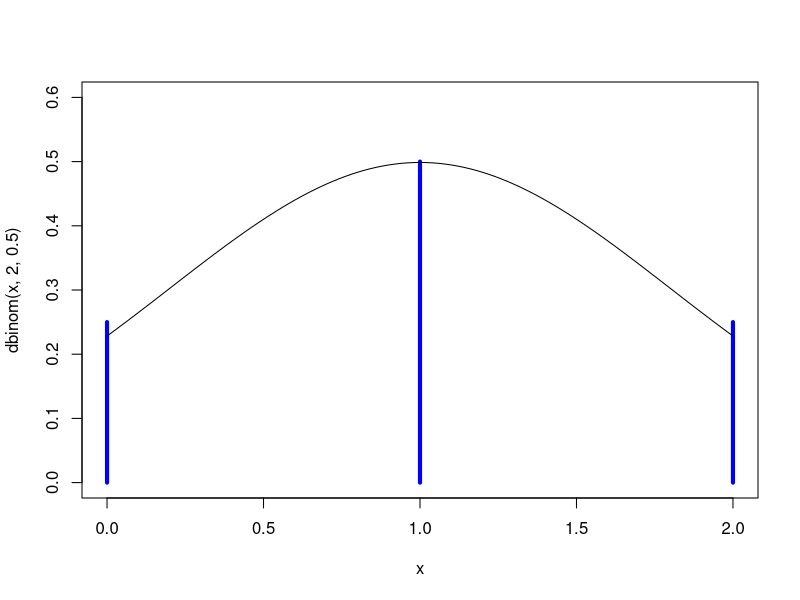
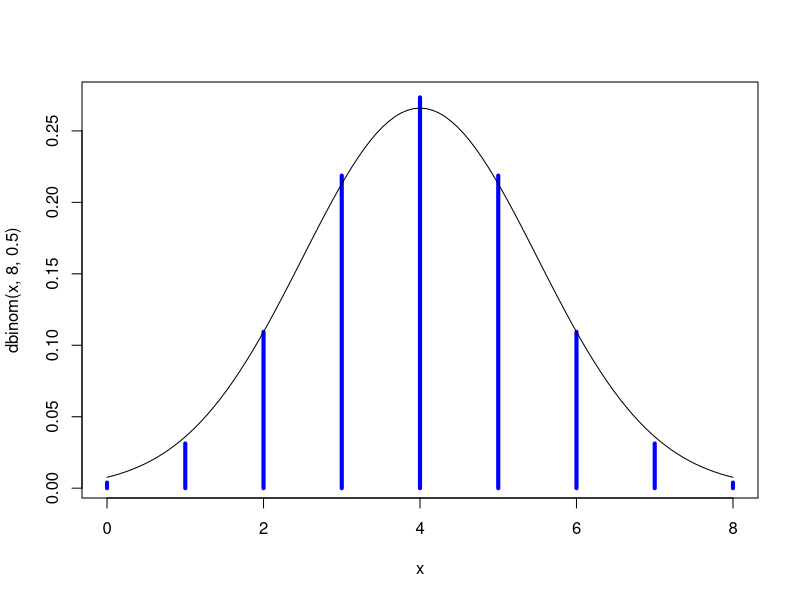
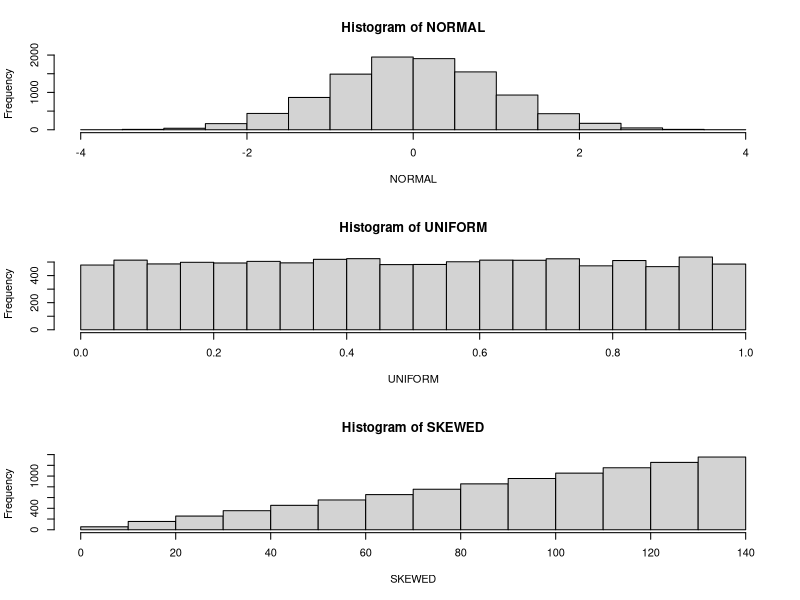
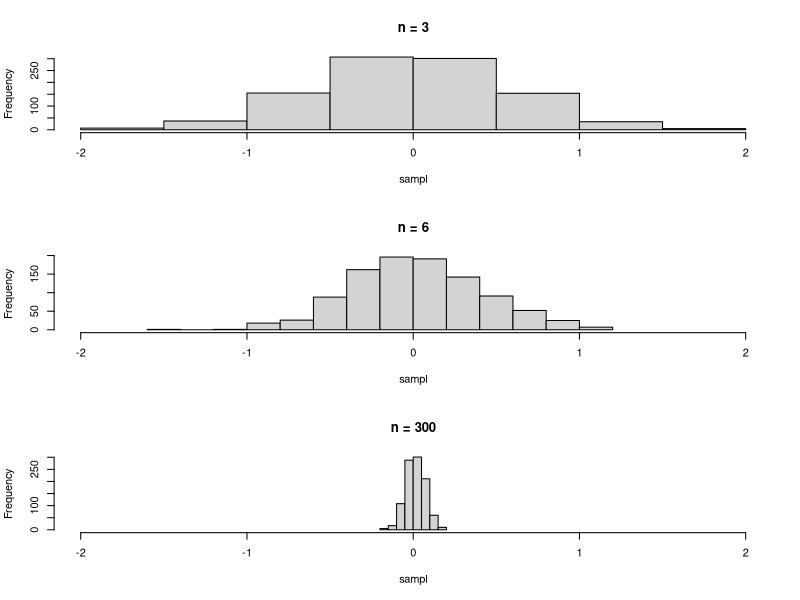

Source code (R) for these figures, in order:
x <- 0:2
plot(x, dbinom(x, 2, 0.5), type = "h", col = "blue", lwd=4, ylim= c(0,0.6)) 
curve(dnorm(x, 1, 0.8), add=T)


## showing probabilities of possible outcomes when tossing a fair coin 
## eight times
x <- 0:8
plot(x, dbinom(x, 8, 0.5), type = "h", col = "blue", lwd=4) 
curve(dnorm(x, 4, 1.5), add=T)

## Create three different distributions and draw histograms of them using the code below:
        
set.seed(400)
NORMAL <- rnorm(10000)
UNIFORM <- runif(10000)
SKEWED <- rep(1:140, 1:140)
opar <- par() #Save original par settings. Read ?par() if you like
par(mfrow= c(3,1)) #Ask for three columns and one row in the graph
hist(NORMAL)
hist(UNIFORM)
hist(SKEWED)
par(opar) #Reset the graph parameters
#Reset can also be achieved by closing the Graphics window

## Calculate the mean and the median of NORMAL, UNIFORM and SKEWED

## The code draws 1000 samples of sizes n=3, n=6 and n=300 from NORMAL. 
## It draws revealing histograms, and calculates means and standard deviations 
## of the sampling distributions.

par(mfrow= c(3,1)) #Ask for three columns and one row in the graph
sampl <- vector() #Create an empty vector
for(i in 1:1000) #Start a loop with 1000 rounds
        sampl <- c(sampl, mean(sample(NORMAL, 3, replace=T)))
#fill sampl with sampl, and the mean of three random items from NORMAL
mean(sampl) 
sd(sampl)
hist(sampl, xlim = c(-2, 2), main = " n = 3 " )
sampl <- vector()
for(i in 1:1000)
        sampl <- c(sampl, mean(sample(NORMAL, 6, replace=T)))
mean(sampl)
sd(sampl)
hist(sampl, xlim = c(-2, 2), main = " n = 6 " )
sampl <- vector()
for(i in 1:1000)
        sampl <- c(sampl, mean(sample(NORMAL, 300, replace=T)))
mean(sampl)
sd(sampl)
hist(sampl, xlim = c(-2, 2), main = " n = 300 " )


## -Easy to read and understand, with rich comments.

## -Short and elegant.

## -Sometimes must be quick to execute.
x <- rnorm(100000) 
y <- rnorm(100000) 
z <- rep(NA, 100000) #z is created empty but with a given size. 
system.time({ 
        for (i in 1:100000) { 
                z[i] <- x[i] + y[i] 
        } 
}) 
system.time( k <- x + y ) 


## ME has a format that gene expression data downloaded from the GEO database 
## could have at some point of your analysis. Note that he values are not 
## carefully modeled to look like gene expresssion data. The purpose of 
## generating the dataset  is to practice how to calculate data spread over 
## several columns or rows in a large matrix.
set.seed(897)
ME <- matrix(rnorm(24000),nrow=1000)
colnames(ME) <- c(paste("A",1:12,sep=""),paste("B",1:12,sep=""))

## 1. How many data points are greater than or equal to zero? 
length(which(ME<=0))

## 2. See how apply() can be used to repeat operations over rows in a matrix. 
## Create a logical vector 'keep' that stores TRUE for every row with mean>0 
## for both groups A and B. 
keep <- (apply(ME[,1:12],1,mean) > 0) & (apply(ME[,13:24],1,mean) > 0)
length(keep)
sum(keep) #make sure you understand sum() applied to logicals  
head(keep)

## 3. Here you can see useful code for passing more arguments to the function mean() 
## when you use it inside apply().  For this purpose you create the function(ME)
## Read about the argument trim in the documentation ?mean()
## The code stores the trimmed means of every ME row in the vector 'trimmed'.
trimmed <- apply(ME,1,function(ME){mean(ME, trim=0.05)})

## Use apply() to calculate a statistical test for every row in ME. 
## You want to ask whether the groups A and B are from the same population or 
## from populations with different means. You can assume data to be normally 
## distributed. You can assume equal variance in the groups.

## Count the number of rows with a p-value equal to, or lower than 0.05.
track <- c()
sum(apply(ME, 1, function(ME){
        (t.test(ME[1:12], ME[13:24], var.equal = T)$p.value <= 0.05)
                          }
      ))